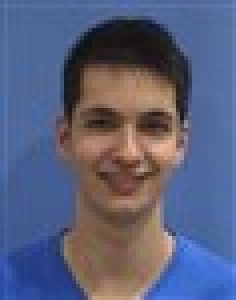
#> input picture TrainingFaces/adnesmith.jpg, 59 x 75 px (shown 4 times larger); its folder holds only this picture in this run
$ python train2Layer.py   (older library calls are emulated)
#> lines starting #> are read from the running program, lines starting #| are printed output that depends on the picture
from scipy import misc
import glob
import os
from numpy import random
from pylab import imshow, show, get_cmap
import numpy as np
import matplotlib.pyplot as plt

X=np.empty((0,4425))
Y=np.empty((0,4425))
os.chdir("TrainingFaces")
for picture in glob.glob("*.jpg"):
    image = misc.imread(picture, flatten=1)
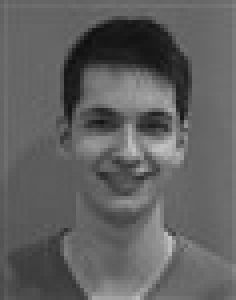
#> image: shape (75, 59) float32 (shown 4 times larger); min 15.59, max 196.8, mean 97
    image=image[:,:59]/225
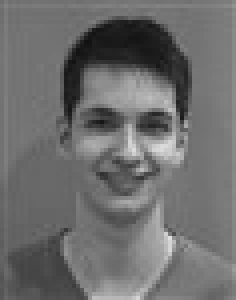
#> image: shape (75, 59) float32 (shown 4 times larger); min 0.0693, max 0.875, mean 0.431
    image=image.flatten()
#> image = 4425 values, max 0.875 at index 3523, min 0.0693 at index 611, mean 0.431
    X = np.vstack([X, image])
Y=X


def nonlin(x, deriv=False):
    stretch_factor = 100
    if (deriv == True):
        return x/stretch_factor * (1 - x/stretch_factor)

    return 1 / (1 + np.exp(-x/stretch_factor))

np.random.seed(1)

# randomly initialize our weights with mean 0
syn0 = 2 * random.random((4425,4425)) - 1

for j in range(500):

    # Feed forward through layers 0, 1, and 2
    l0 = X
    l1 = nonlin(np.dot(l0, syn0))

    # how much did we miss the target value?
    l1_error = Y - l1

    if (j % 10) == 0:
        print("Error:" + str(np.mean(np.abs(l1_error))))

    training_coef = 1

    # in what direction is the target l1?
    # were we really sure? if so, don't change too much.
    l1_delta = l1_error * nonlin(l1, deriv=True)*training_coef

#> (the run stopped early here; a loop or call above may not have finished)
